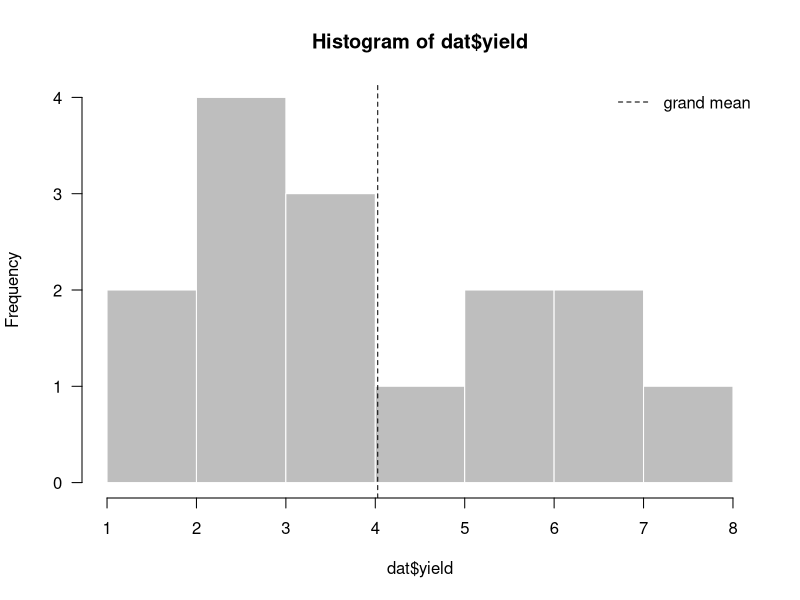
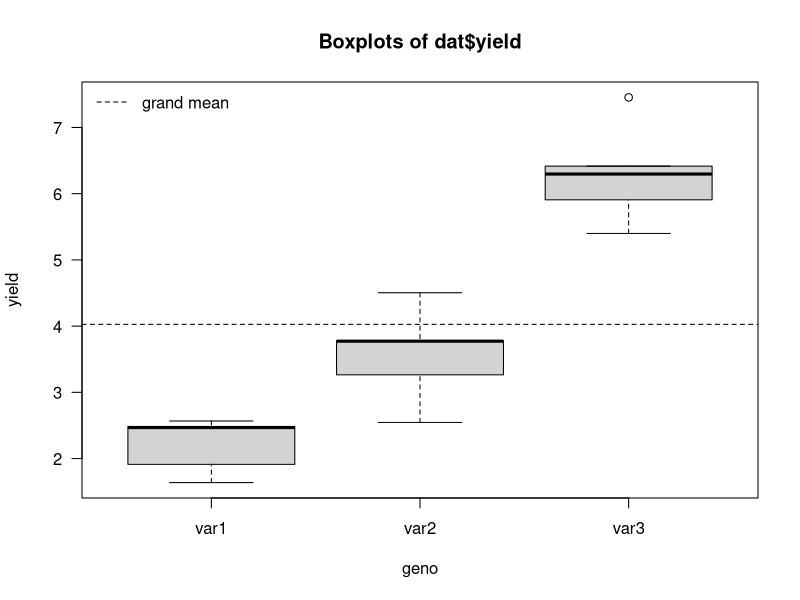
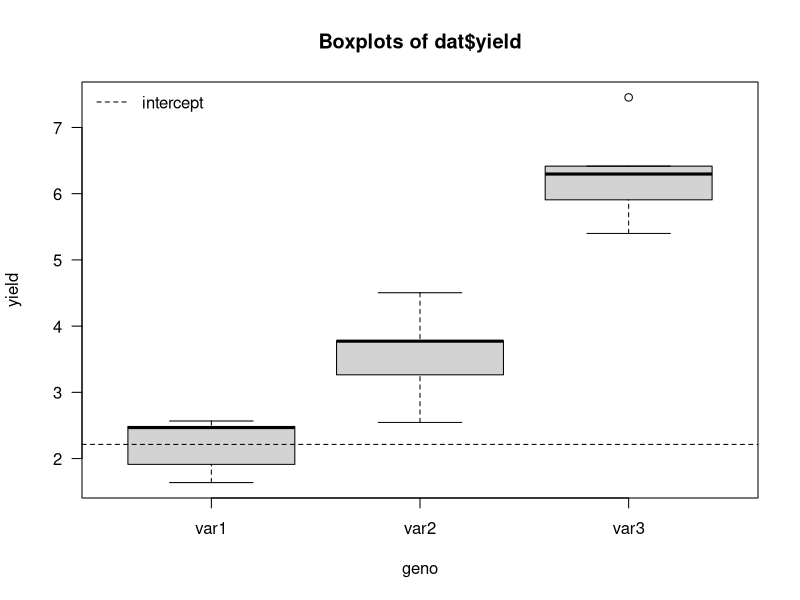
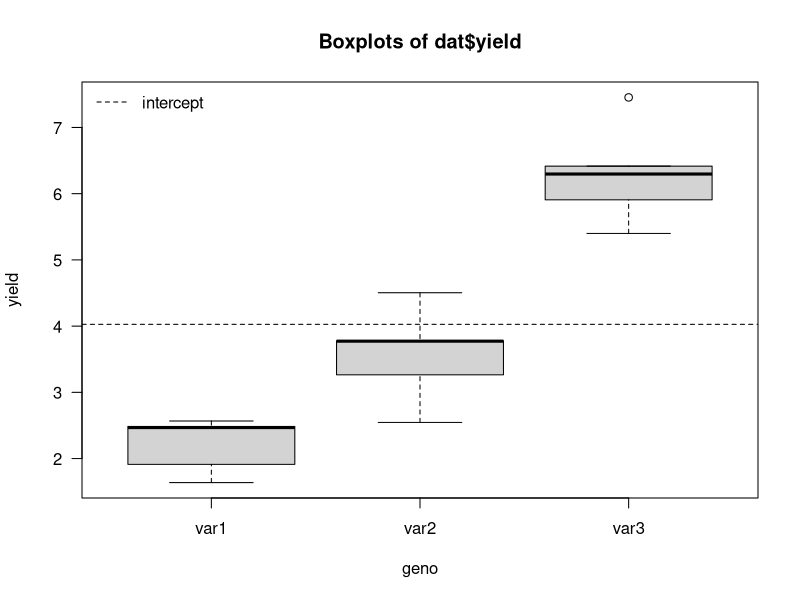
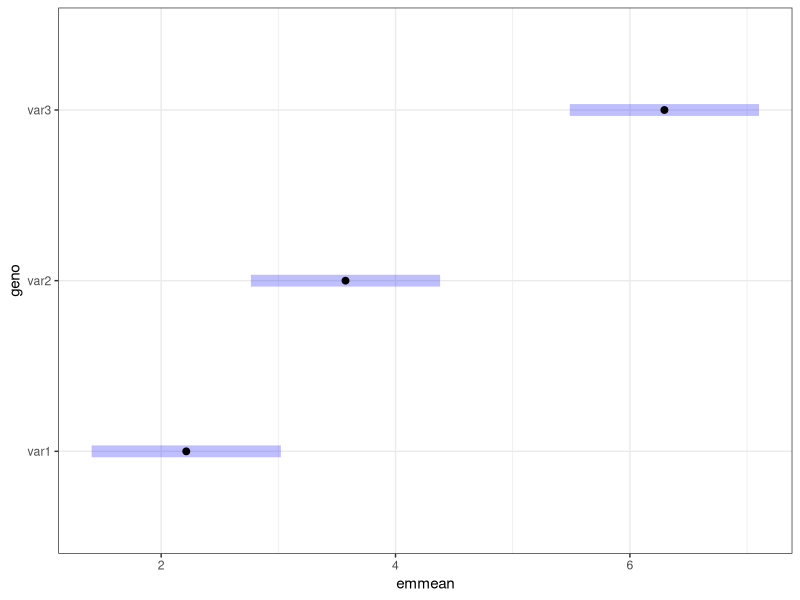
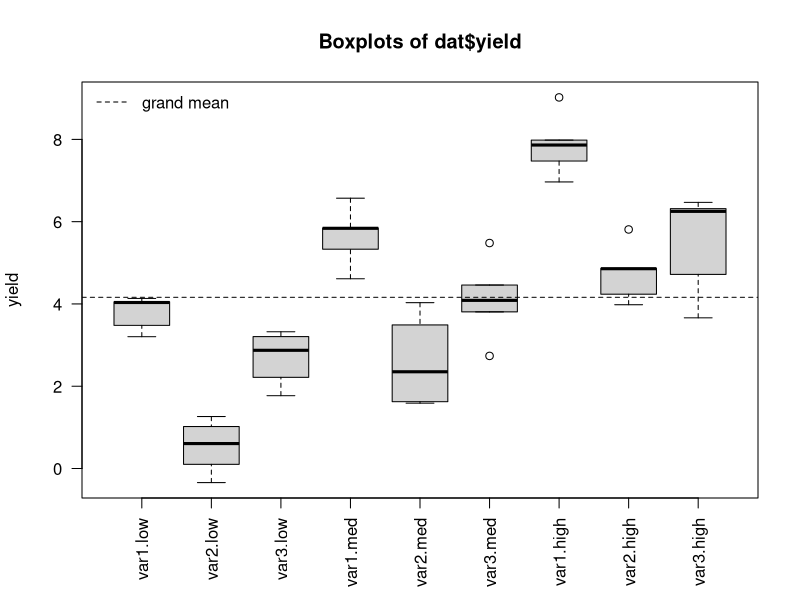
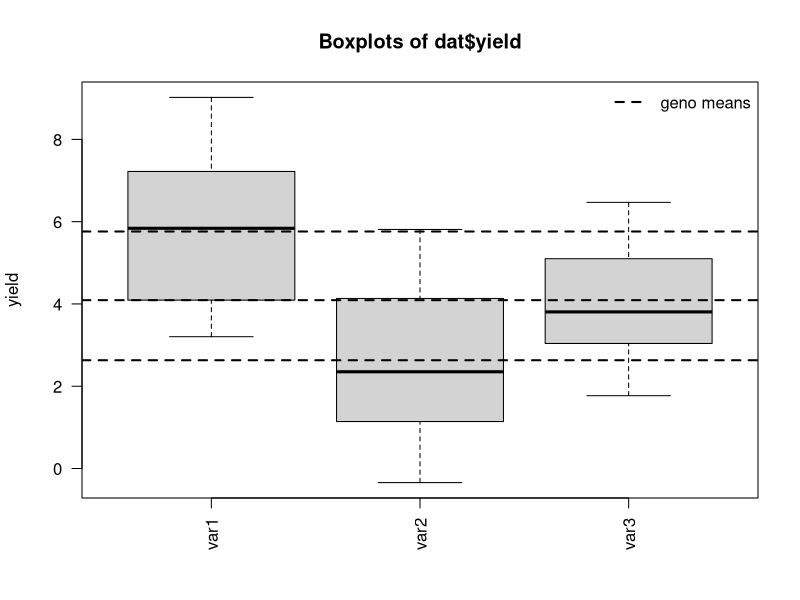
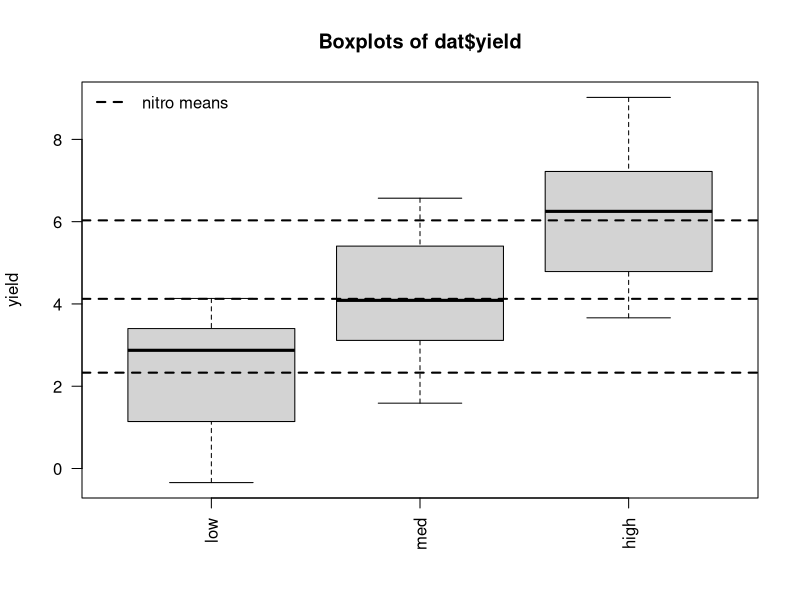

The R source for these figures, in order:
## ---- chunk 1
suppressPackageStartupMessages(library(knitr))
opts_chunk$set(echo=TRUE, warning=TRUE, message=TRUE, cache=FALSE,
               fig.align="center", collapse=TRUE)
opts_knit$set(progress=TRUE, verbose=TRUE)
## ---- chunk 2
suppressPackageStartupMessages(library(emmeans))
## ---- chunk 3
G <- 3 # number of genotypes
R <- 5 # number of replicates per genotype
## ---- chunk 4
(lev.genos <- paste0("var", 1:G))
(lev.reps <- LETTERS[1:R])
dat <- data.frame(geno=rep(lev.genos, each=R),
                  rep=rep(lev.reps, G),
                  yield=NA,
                  stringsAsFactors=FALSE)
dat
## ---- chunk 5
set.seed(12345) # to make the simulation reproducible
N <- nrow(dat) # total number of observations
stopifnot(G == 3)
(true.geno.means <- setNames(c(2, 4, 6), lev.genos))
(true.mean <- mean(true.geno.means))
for(i in 1:N){
  true.geno.mean <- true.geno.means[dat$geno[i]]
  dat$yield[i] <- true.geno.mean
}
sd.error <- 0.8
epsilons <- rnorm(n=N, mean=0, sd=sd.error)
dat$yield <- dat$yield + epsilons
dat$geno <- as.factor(dat$geno)
dat$rep <- as.factor(dat$rep)
dat
## ---- chunk 6
str(dat)
(grand.mean <- mean(dat$yield))
(geno.means <- tapply(dat$yield, dat$geno, mean))
## ---- chunk 7
hist(dat$yield, col="grey", border="white", las=1)
abline(v=grand.mean, lty=2)
legend("topright", legend="grand mean", lty=2, bty="n")
## ---- chunk 8
boxplot(yield ~ geno, data=dat, las=1, varwidth=TRUE,
        main="Boxplots of dat$yield")
abline(h=grand.mean, lty=2)
legend("topleft", legend="grand mean", lty=2, bty="n")
## ---- chunk 9
## example with G=3 genotypes and R=2 reps
y <- dat$yield[dat$rep %in% c("A","B")]
(X_1 <- matrix(c(1,0,0,
                 1,0,0,
                 0,1,0,
                 0,1,0,
                 0,0,1,
                 0,0,1),
               nrow=6, ncol=3, byrow=TRUE))
tXX_1 <- t(X_1) %*% X_1
inv_tXX_1 <- solve(tXX_1)
(m.hat <- inv_tXX_1 %*% t(X_1) %*% y)
(epsilons.hat <- y - X_1 %*% m.hat)
mean(epsilons.hat)
## ---- chunk 10
## example with G=3 genotypes and R=2 reps
y <- dat$yield[dat$rep %in% c("A","B")]
(X_2 <- matrix(c(1,1,0,0,
                 1,1,0,0,
                 1,0,1,0,
                 1,0,1,0,
                 1,0,0,1,
                 1,0,0,1),
               nrow=6, ncol=3+1, byrow=TRUE))
kappa(X_2) # the higher, the more singular X is
tXX_2 <- t(X_2) %*% X_2
eigen(tXX_2)$values # the matrix is singular if at least one eigenvalue is zero
try(inv_tXX_2 <- solve(tXX_2))
## ---- chunk 11
getOption("contrasts")
contrasts(dat$geno)
(Bstar.ct <- contr.treatment(levels(dat$geno)))
## ---- chunk 12
(B.ct <- cbind(intercept=1, Bstar.ct))
(C.ct <- solve(B.ct))
(Cstar.ct <- C.ct[-1,])
## ---- chunk 13
apply(Cstar.ct, 1, sum)
## ---- chunk 14
fit.ct <- lm(yield ~ geno, data=dat, contrasts=list(geno="contr.treatment"))
summary(fit.ct)
(alpha.ct.hat <- coef(fit.ct))
## ---- chunk 15
(tmp <- anova(fit.ct))
(RSS.ct <- tmp["Residuals", "Sum Sq"])
summary(fit.ct)$sigma
summary(fit.ct)$sigma^2
(r.ct <- fit.ct$rank)
(S2.ct <- RSS.ct / (N - r.ct))
## ---- chunk 16
alpha.ct.hat[1+0]
geno.means[1]
C.ct[1,,drop=FALSE] %*% geno.means
## ---- chunk 17
alpha.ct.hat[1+1]
geno.means[2] - geno.means[1]
C.ct[2,,drop=FALSE] %*% geno.means
## ---- chunk 18
alpha.ct.hat[1+2]
geno.means[3] - geno.means[1]
C.ct[3,,drop=FALSE] %*% geno.means
## ---- chunk 19
alpha.ct.hat
C.ct %*% geno.means
## ---- chunk 20
boxplot(yield ~ geno, data=dat, las=1, varwidth=TRUE,
        main="Boxplots of dat$yield")
abline(h=alpha.ct.hat[1], lty=2)
legend("topleft", legend="intercept", lty=2, bty="n")
## ---- chunk 21
geno.means
B.ct %*% alpha.ct.hat
## ---- chunk 22
options(contrasts=c("contr.sum", "contr.poly"))
getOption("contrasts")
contrasts(dat$geno)
(Bstar.cs <- contr.sum(levels(dat$geno)))
## ---- chunk 23
(B.cs <- cbind(intercept=1, Bstar.cs))
(C.cs <- solve(B.cs))
(Cstar.cs <- C.cs[-1,])
## ---- chunk 24
apply(Cstar.cs, 1, sum)
## ---- chunk 25
fit.cs <- lm(yield ~ geno, data=dat, contrasts=list(geno="contr.sum"))
summary(fit.cs)
(alpha.cs.hat <- coef(fit.cs))
## ---- chunk 26
(tmp <- anova(fit.cs))
(RSS.cs <- tmp["Residuals", "Sum Sq"])
summary(fit.cs)$sigma
summary(fit.cs)$sigma^2
(r.cs <- fit.cs$rank)
(S2.cs <- RSS.cs / (N - r.cs))
## ---- chunk 27
alpha.cs.hat[1+0]
mean(geno.means)
## ---- chunk 28
alpha.cs.hat[1+1]
geno.means[1] - mean(geno.means)
## ---- chunk 29
alpha.cs.hat[1+2]
geno.means[2] - mean(geno.means)
## ---- chunk 30
geno.means[3] - mean(geno.means)
## ---- chunk 31
alpha.cs.hat
C.cs %*% geno.means
## ---- chunk 32
boxplot(yield ~ geno, data=dat, las=1, varwidth=TRUE,
        main="Boxplots of dat$yield")
abline(h=alpha.cs.hat[1], lty=2)
legend("topleft", legend="intercept", lty=2, bty="n")
## ---- chunk 33
geno.means
B.cs %*% alpha.cs.hat
## ---- chunk 34
X.cs <- model.matrix(yield ~ geno, data=dat,
                     contrasts.arg=list(geno="contr.sum"))
print(X.cs)
## ---- chunk 35
X.1 <- model.matrix(yield ~ 0 + geno, data=dat,
                    contrasts.arg=list(geno="contr.sum"))
## X.1 <- matrix(data=0, nrow=nrow(dat), ncol=nlevels(dat$geno))
## colnames(X.1) <- levels(dat$geno)
## for(j in 1:ncol(X.1))
##   X.1[,j] <- as.numeric(dat$geno == colnames(X.1)[j])
X.1
B.cs
(X.cs <- X.1 %*% B.cs)
## ---- chunk 36
tXX_cs <- t(X.cs) %*% X.cs
inv_tXX_cs <- solve(tXX_cs)
(alpha.cs.hat <- inv_tXX_cs %*% t(X.cs) %*% dat$yield)
## ---- chunk 37
epsilon.cs.hat <- dat$yield - X.cs %*% alpha.cs.hat
(RSS.cs <- t(epsilon.cs.hat) %*% epsilon.cs.hat)
(S2.cs <- RSS.cs / (N - r.cs))
S2.cs <- S2.cs[1,1]
## ---- chunk 38
(var.alpha.cs.hat <- inv_tXX_cs * S2.cs)
(se.alpha.cs.hat <- sqrt(diag(var.alpha.cs.hat)))
## ---- chunk 39
(test.stats.cs <- alpha.cs.hat / se.alpha.cs.hat)
## ---- chunk 40
l <- 0.05
(pvals.cs <- 2 * pt(q=abs(test.stats.cs), df=N-r.cs, ncp=1-l/2, lower.tail=FALSE))
(pvals.cs <- 2 * pt(q=abs(test.stats.cs), df=N-r.cs, lower.tail=FALSE))
## ---- chunk 41
Bstar.cs2 <- matrix(data=c(-1, -1,
                           1, 0,
                           0, 1),
                    byrow=TRUE,
                    nrow=G, ncol=G-1)
rownames(Bstar.cs2) <- lev.genos
(B.cs2 <- cbind(intercept=1, Bstar.cs2))
X.cs2 <- X.1 %*% B.cs2
## ---- chunk 42
tXX_cs2 <- t(X.cs2) %*% X.cs2
inv_tXX_cs2 <- solve(tXX_cs2)
(alpha.cs2.hat <- inv_tXX_cs2 %*% t(X.cs2) %*% dat$yield)
## ---- chunk 43
epsilon.cs2.hat <- dat$yield - X.cs2 %*% alpha.cs2.hat
(RSS.cs2 <- t(epsilon.cs2.hat) %*% epsilon.cs2.hat)
(S2.cs2 <- RSS.cs2 / (N - r.cs))
S2.cs2 <- S2.cs2[1,1]
(var.alpha.cs2.hat <- inv_tXX_cs2 * S2.cs2)
(se.alpha.cs2.hat <- sqrt(diag(var.alpha.cs2.hat)))
(test.stats.cs2 <- alpha.cs2.hat / se.alpha.cs2.hat)
l <- 0.05
(pvals.cs2 <- 2 * pt(q=abs(test.stats.cs2), df=N-r.cs, ncp=1-l/2, lower.tail=FALSE))
(pvals.cs2 <- 2 * pt(q=abs(test.stats.cs2), df=N-r.cs, lower.tail=FALSE))
## ---- chunk 44
emm <- emmeans(object=fit.cs, specs="geno")
summary(emm, level=0.95)
contrast(object=emm, method="dunnett") # same as contr.treatment
contrast(object=emm, method="eff")     # same as contr.sum
test(emm, null=mean(dat$yield)) # testing if each mean is equal to the grand mean
test(emm, null=coef(fit.cs)[1]) # testing if each mean is equal to the intercept with contr.sum
## ---- chunk 45
pairs(emm, adjust="tukey") # Tukey's HSD test
(tukey <- multcomp::cld(object=emm, adjust="Tukey", alpha=0.05, Letters=letters))
plot(tukey) + ggplot2::theme_bw()
## ---- chunk 46
G <- 3 # number of genotypes
F <- 3 # number of types of nitrogen fertilization
R <- 5 # number of replicates per treatment

(lev.genos <- paste0("var", 1:G))
(lev.nitros <- c("low", "med", "high"))
(lev.reps <- LETTERS[1:R])

tmp <- expand.grid(lev.reps, lev.nitros, lev.genos)
dat <- data.frame(geno=tmp$Var3,
                  nitro=tmp$Var2,
                  rep=tmp$Var1,
                  true_yield=NA,
                  yield=NA)
head(dat, 17)
## ---- chunk 47
set.seed(12345)
N <- nrow(dat)
true.grand.mean <- 4
(true.geno.effs <- setNames(as.vector(scale(c(2, -1.2, 0), center=TRUE, scale=FALSE)),
                            lev.genos))
(true.nitro.effs <- setNames(as.vector(scale(c(-2, 0.5, 2), center=TRUE, scale=FALSE)),
                             lev.nitros))
## ---- chunk 48
(true.geno.means <- true.grand.mean + true.geno.effs)
(true.nitro.means <- true.grand.mean + true.nitro.effs)

Bstar.cs.geno <- contr.sum(levels(dat$geno))
B.cs.geno <- cbind(intercept=1, Bstar.cs.geno)
C.cs.geno <- solve(B.cs.geno)
(true.geno.contrs <- C.cs.geno %*% true.geno.means)

Bstar.cs.nitro <- contr.sum(levels(dat$nitro))
B.cs.nitro <- cbind(intercept=1, Bstar.cs.nitro)
C.cs.nitro <- solve(B.cs.nitro)
(true.nitro.contrs <- C.cs.nitro %*% true.nitro.means)

stopifnot(all.equal(true.geno.contrs["intercept",1], true.nitro.contrs["intercept",1]))
## ---- chunk 49
for(i in 1:N)
  dat$true_yield[i] <- true.grand.mean +
    true.geno.effs[dat$geno[i]] +
    true.nitro.effs[dat$nitro[i]]
## ---- chunk 50
X <- model.matrix(~ 1 + geno + nitro, dat,
                  contrasts.arg = list(geno="contr.sum", nitro="contr.sum"))
true.beta <- c(true.geno.contrs, true.nitro.contrs[-1])
stopifnot(all.equal((X %*% true.beta)[,1], dat$true_yield, check.attributes=FALSE))
## ---- chunk 51
sd.error <- 0.8
epsilons <- rnorm(n=N, mean=0, sd=sd.error)
dat$yield <- dat$true_yield + epsilons
## ---- chunk 52
(obs.grand.mean <- mean(dat$yield))
(obs.geno.means <- tapply(dat$yield, dat$geno, mean))
(obs.nitro.means <- tapply(dat$yield, dat$nitro, mean))

boxplot(yield ~ geno + nitro, data=dat, las=2, varwidth=TRUE,
        main="Boxplots of dat$yield", xlab="")
abline(h=obs.grand.mean, lty=2)
legend("topleft", legend="grand mean", lty=2, bty="n")

boxplot(yield ~ geno, data=dat, las=2, varwidth=TRUE,
        main="Boxplots of dat$yield", xlab="")
abline(h=obs.geno.means, lty=2, lwd=2)
legend("topright", legend="geno means", lty=2, lwd=2, bty="n")

boxplot(yield ~ nitro, data=dat, las=2, varwidth=TRUE,
        main="Boxplots of dat$yield", xlab="")
abline(h=obs.nitro.means, lty=2, lwd=2)
legend("topleft", legend="nitro means", lty=2, lwd=2, bty="n")
## ---- chunk 53
fit.cs <- lm(yield ~ geno + nitro, data=dat,
             contrasts=list(geno="contr.sum", nitro="contr.sum"))
summary(fit.cs)
(alpha.cs.hat <- coef(fit.cs))
## ---- chunk 54
alpha.cs.hat[c("(Intercept)", "geno1", "geno2")]
data.frame(true=C.cs.geno %*% true.geno.means,
           estim=C.cs.geno %*% obs.geno.means)

alpha.cs.hat[c("(Intercept)", "nitro1", "nitro2")]
data.frame(true=C.cs.nitro %*% true.nitro.means,
           estim=C.cs.nitro %*% obs.nitro.means)

stopifnot(all.equal(fitted(fit.cs), (X %*% alpha.cs.hat)[,1], check.attributes=FALSE))
## ---- chunk 55
B.cs.geno %*% alpha.cs.hat[c("(Intercept)", "geno1", "geno2")]
cbind(true.geno.means, obs.geno.means)

B.cs.nitro %*% alpha.cs.hat[c("(Intercept)", "nitro1", "nitro2")]
cbind(true.nitro.means, obs.nitro.means)
## ---- chunk 56
obs.geno.effs <- obs.geno.means - obs.grand.mean
cbind(true.geno.effs, obs.geno.effs)

obs.nitro.effs <- obs.nitro.means - obs.grand.mean
cbind(true.nitro.effs, obs.nitro.effs)
## ---- chunk 57
print(sessionInfo(), locale=FALSE)
